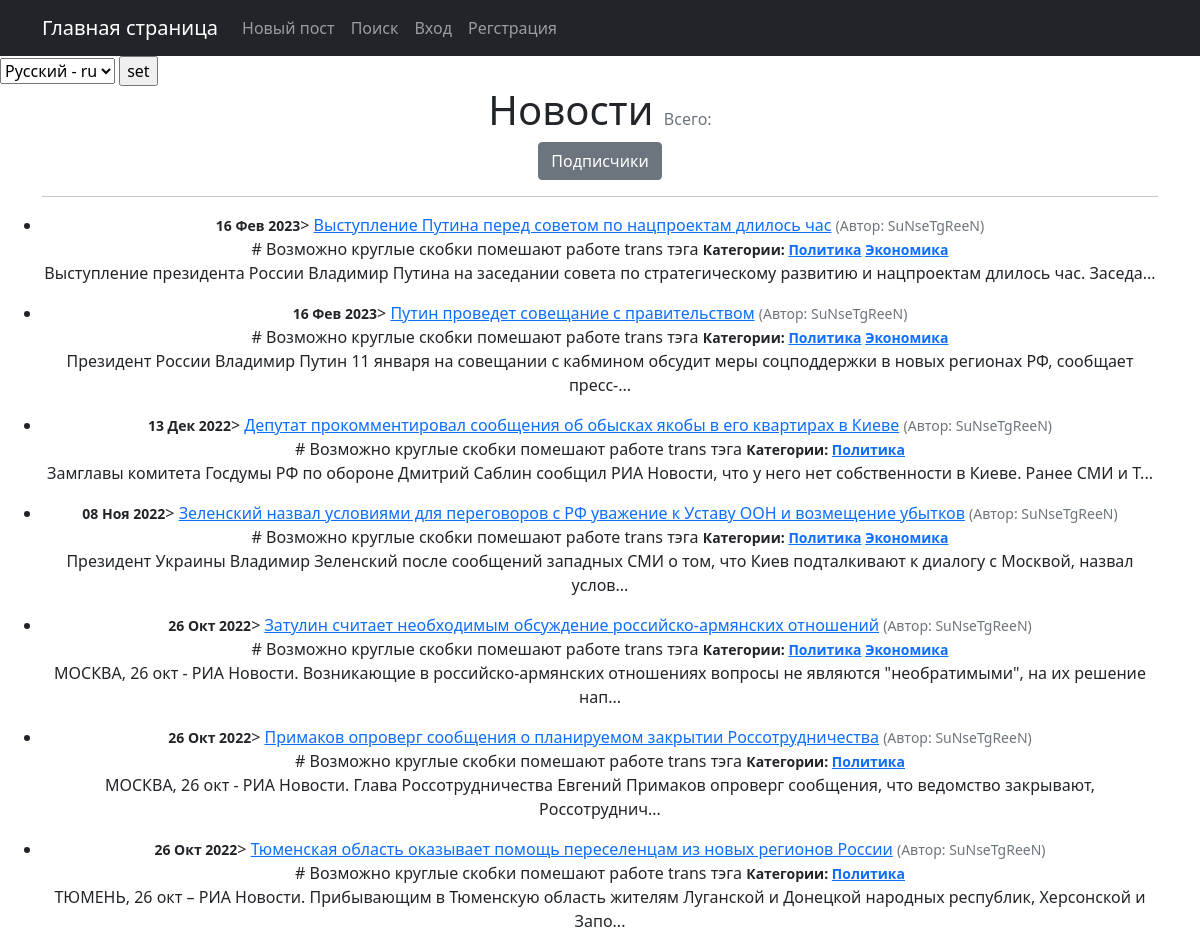
Screenshot of /categories/1 with the database file from the repository.
### news/models.py (models this page shows, shortened)
class Post(models.Model):
    NEWS = 'NW'
    ARTICLE = 'AR'
    CATEGORY_CHOICES = [
        (NEWS, 'Новость'),
        (ARTICLE, 'Статья'),
    ]
    post_author = models.ForeignKey(Author, on_delete=models.CASCADE, verbose_name=_('Author'))
    category_type = models.CharField(
        max_length=2, choices=CATEGORY_CHOICES, default=ARTICLE, verbose_name=_('Type of post'))
    date_creation = models.DateTimeField(auto_now_add=True, verbose_name=_('Date creation'))
    post_category = models.ManyToManyField(Category, through='PostCategory')
    title = models.CharField(max_length=128, verbose_name=_('Title'))
    text = models.TextField(verbose_name=_('Text'))
    rating = models.SmallIntegerField(default=0, verbose_name=_('Rating'))
    def preview(self):
        return self.text[0:128] + '...'
    class Meta:
        verbose_name = _('Post')
        verbose_name_plural = _('Posts')

class Author(models.Model):
    author_user = models.OneToOneField(User, on_delete=models.CASCADE, verbose_name=_(
        'The user who becomes the author'))
    rating = models.SmallIntegerField(default=0, verbose_name=_('Authors rating'))
    def __str__(self):
        return str(self.author_user)
    class Meta:
        verbose_name = _('Author')
        verbose_name_plural = _('Authors')

class Category(models.Model):
    name = models.CharField(max_length=64, unique=True, verbose_name=_('Category'))
    subscribers = models.ManyToManyField(User, related_name='categories', verbose_name=_('Subscribers'))
    def __str__(self):
        return self.name.title()
    class Meta:
        verbose_name = _('Category')
        verbose_name_plural = _('Categories')

### news/views.py (the view)
# urls.py: path('categories/<int:pk>', CategoryListView.as_view(), name='category_list'),
class CategoryListView(ListView):
    model = Post
    template_name = 'news/category_list.html'
    context_object_name = 'category_news_list'
    def get_queryset(self):
        self.post_category = get_object_or_404(Category, id=self.kwargs['pk'])
        queryset = Post.objects.filter(post_category=self.post_category).order_by('-date_creation')
        return queryset
    def get_context_data(self, **kwargs):
        context = super().get_context_data(**kwargs)
        context['is_not_subscriber'] = self.request.user not in self.post_category.subscribers.all()
        context['category'] = self.post_category
        return context

### templates/news/category_list.html (shortened to what this page needs)
{% extends 'flatpages/default.html' %}
{% load custom_filters %}
{% load custom_tags %}
{% load i18n %}
{% block content %}
<h1 class="text-center">{% trans "News" %} <span class="text-muted fs-6 fw-normal">{% trans "In total" %}: {{ all_news }}</span></h1>
    {% if is_not_subscriber %}
        <p class="text-center"><a href="{% url 'news:subscribe' category.id %}" class="btn btn-secondary btn-sn">{% trans "subscribe" %}</a></p>
    {% endif %}
<hr>
{% if category_news_list %}
<ul class="list-group list-group-flush">
    {% for post in category_news_list %}
    <li class="list-group-flush">
        <small class="fw-bold">{{ post.date_creation|date:'d M Y' }}</small>>
        <a href="{% url 'news:post_detail' post.id %}">{{post.title}}</a>
        <small class="text-muted">({% trans "Author" %}: {{ post.post_author}})</small> <br>  # Возможно круглые скобки помешают работе trans тэга
        <small class="fw-bold">{% trans "Categories" %}:
            {% for post_category in post.post_category.all %}
                <a href="{% url 'news:category_list' post_category.id %}">{{ post_category }}</a>
            {% endfor %}
        </small>
        <p>{{ post.preview }}</p>
    </li>
    {% endfor %}
</ul>
{% else %}
<h2>{% trans "No new news at this point" %}.</h2>
{% endif %}
{% endblock content %}

### rows the page displays
Post: date_creation "16 Фев 2023", title "Выступление Путина перед советом по нацпроектам длилось час", post_author "SuNseTgReeN", preview "Выступление президента России Владимир Путина на заседании совета по стратегическому развитию и нацпроектам длилось час. Заседа..."
Category: name "Политика"
Category: name "Экономика"
Post: date_creation "16 Фев 2023", title "Путин проведет совещание с правительством", post_author "SuNseTgReeN", preview "Президент России Владимир Путин 11 января на совещании с кабмином обсудит меры соцподдержки в новых регионах РФ, сообщает пресс-..."
Post: date_creation "13 Дек 2022", title "Депутат прокомментировал сообщения об обысках якобы в его квартирах в Киеве", post_author "SuNseTgReeN", preview "Замглавы комитета Госдумы РФ по обороне Дмитрий Саблин сообщил РИА Новости, что у него нет собственности в Киеве. Ранее СМИ и T..."
Post: date_creation "08 Ноя 2022", title "Зеленский назвал условиями для переговоров с РФ уважение к Уставу ООН и возмещение убытков", post_author "SuNseTgReeN", preview "Президент Украины Владимир Зеленский после сообщений западных СМИ о том, что Киев подталкивают к диалогу с Москвой, назвал услов..."
Post: date_creation "26 Окт 2022", title "Затулин считает необходимым обсуждение российско-армянских отношений", post_author "SuNseTgReeN", preview "МОСКВА, 26 окт - РИА Новости. Возникающие в российско-армянских отношениях вопросы не являются \"необратимыми\", на их решение нап..."
Post: date_creation "26 Окт 2022", title "Примаков опроверг сообщения о планируемом закрытии Россотрудничества", post_author "SuNseTgReeN", preview "МОСКВА, 26 окт - РИА Новости. Глава Россотрудничества Евгений Примаков опроверг сообщения, что ведомство закрывают, Россотруднич..."
Post: date_creation "26 Окт 2022", title "Тюменская область оказывает помощь переселенцам из новых регионов России", post_author "SuNseTgReeN", preview "ТЮМЕНЬ, 26 окт – РИА Новости. Прибывающим в Тюменскую область жителям Луганской и Донецкой народных республик, Херсонской и Запо..."

### other values shown
form field language "Русский - ru"
